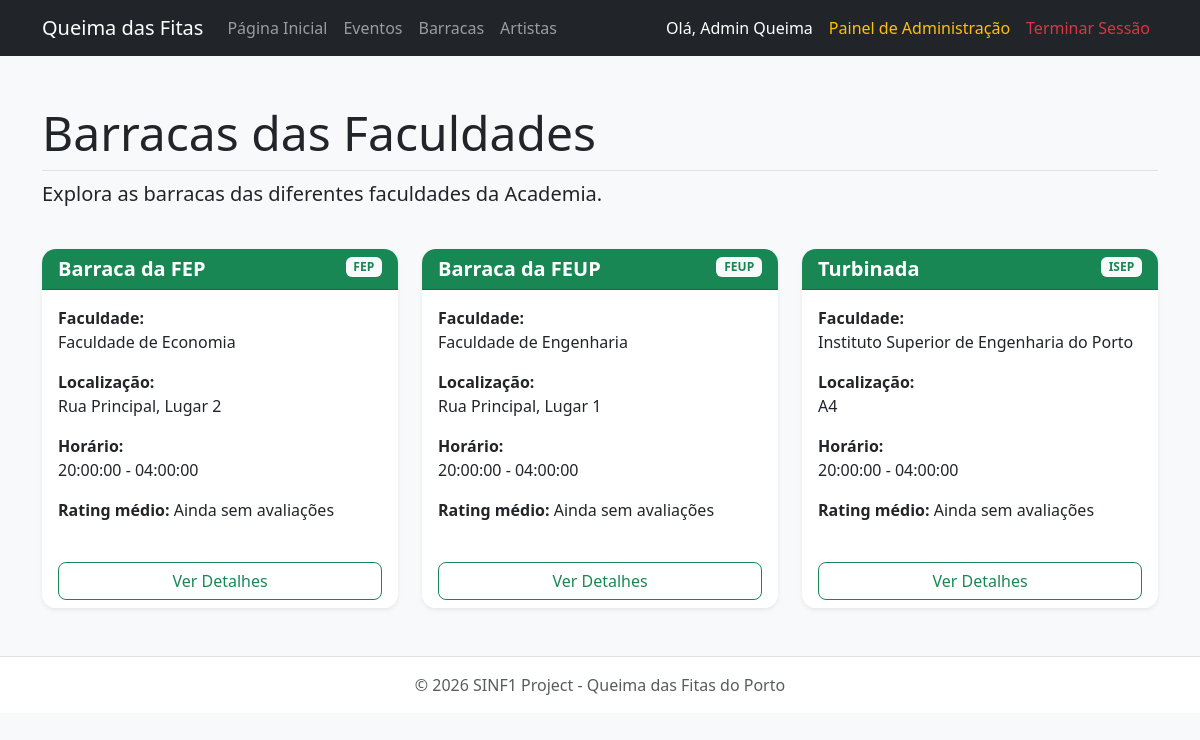
The page /public/UserInterface/tents.php (signed in) on the database its author committed.
### tables this page shows
CREATE TABLE `tent` (
  `id_tent` int(11) NOT NULL,
  `name` varchar(100) NOT NULL,
  `id_faculty` int(11) NOT NULL,
  `location` varchar(100) NOT NULL,
  `open_time` time DEFAULT NULL,
  `close_time` time DEFAULT NULL,
  `description` text DEFAULT NULL
);

CREATE TABLE `faculty` (
  `id_faculty` int(11) NOT NULL,
  `name` varchar(100) NOT NULL,
  `acronym` varchar(20) NOT NULL,
  `description` text DEFAULT NULL,
  `color` varchar(20) DEFAULT NULL
);

### src/dal/DataAccessLayer.php (called while the page is built, shortened)
<?php
class DataAccessLayer {
    private $conn;
    public function __construct() {
        $this->conn = new mysqli(DB_HOST, DB_USER, DB_PASS, DB_NAME);
        $this->conn->set_charset("utf8mb4");
    }
    public function executeSelect($query, $params = [], $types = "") {
        $stmt = $this->conn->prepare($query);
        if ($params) {
            $stmt->bind_param($types, ...$params);
        }
        $stmt->execute();
        $result = $stmt->get_result();
        $data = $result->fetch_all(MYSQLI_ASSOC);
        return $data;
    }
}
?>

### src/bll/BusinessLogicLayer.php (called while the page is built, shortened)
<?php
require_once __DIR__ . '/../dal/DataAccessLayer.php';
class BusinessLogicLayer {
    private $dal;
    public function __construct() {
        $this->dal = new DataAccessLayer();
    }
public function getAllTents() {
    $query = "SELECT t.*, f.name AS faculty_name, f.acronym
              FROM tent t
              INNER JOIN faculty f ON t.id_faculty = f.id_faculty
              ORDER BY t.name ASC";
    return $this->dal->executeSelect($query);
}
public function getAverageTentRating($id_tent) {
    $query = "SELECT AVG(score) AS average_rating
              FROM rating
              WHERE id_tent = ?";
    $result = $this->dal->executeSelect($query, [$id_tent], "i");
    return $result[0]['average_rating'] ?? null;
}
}
?>

### public/UserInterface/tents.php (the view, shortened to what this page needs)
<?php
include '../includes/header_ui.php';
$tents = $bll->getAllTents();
?>
<div class="row mb-4">
    <div class="col">
        <h1 class="display-5 border-bottom pb-2">Barracas das Faculdades</h1>
        <p class="lead">Explora as barracas das diferentes faculdades da Academia.</p>
    </div>
</div>
<div class="row">
    <?php if ($tents && count($tents) > 0): ?>
        <?php foreach ($tents as $tent): ?>
            <?php $average = $bll->getAverageTentRating($tent['id_tent']); ?>
            <div class="col-md-6 col-lg-4 mb-4">
                <div class="card tent-card h-100 shadow-sm border-0">
                    <div class="card-header bg-success text-white">
                        <span class="badge bg-light text-success float-end">
                            <?php echo htmlspecialchars($tent['acronym']); ?>
                        </span>
                        <h5 class="mb-0">
                            <?php echo htmlspecialchars($tent['name']); ?>
                        </h5>
                    </div>
                    <div class="card-body">
                        <p>
                            <strong>Faculdade:</strong><br>
                            <?php echo htmlspecialchars($tent['faculty_name']); ?>
                        </p>
                        <p>
                            <strong>Localização:</strong><br>
                            <?php echo htmlspecialchars($tent['location']); ?>
                        </p>
                        <p>
                            <strong>Horário:</strong><br>
                            <?php echo htmlspecialchars($tent['open_time']); ?> -
                            <?php echo htmlspecialchars($tent['close_time']); ?>
                        </p>
                        <p>
                            <strong>Rating médio:</strong>
                            <?php echo $average ? number_format($average, 1) . '/5' : 'Ainda sem avaliações'; ?>
                        </p>
                    </div>
                    <div class="card-footer bg-white border-top-0">
                        <a href="tent_detail.php?id=<?php echo $tent['id_tent']; ?>" class="btn btn-outline-success w-100">
                            Ver Detalhes
                        </a>
                    </div>
                </div>
            </div>
        <?php endforeach; ?>
    <?php endif; ?>
</div>
<?php include '../includes/footer.php'; ?>

### public/css/style.css (style rules this page uses)
body { background-color: #f8f9fa; color: #212529; }
h1, h2, h3, h4, h5 { font-weight: 600; }
.card { border-radius: 14px; overflow: hidden; }
.card-header { font-weight: 600; }
.event-card, .tent-card, .artist-card { transition: transform 0.2s ease, box-shadow 0.2s ease; }
.btn { border-radius: 8px; }

### rows shown on the page
tent: id_faculty.acronym "FEP", name "Barraca da FEP", id_faculty.name "Faculdade de Economia", location "Rua Principal, Lugar 2", open_time "20:00:00", close_time "04:00:00"
tent: id_faculty.acronym "FEUP", name "Barraca da FEUP", id_faculty.name "Faculdade de Engenharia", location "Rua Principal, Lugar 1", open_time "20:00:00", close_time "04:00:00"
tent: id_faculty.acronym "ISEP", name "Turbinada", id_faculty.name "Instituto Superior de Engenharia do Porto", location "A4", open_time "20:00:00", close_time "04:00:00"

### other values the page prints
$userName "Admin Queima"
